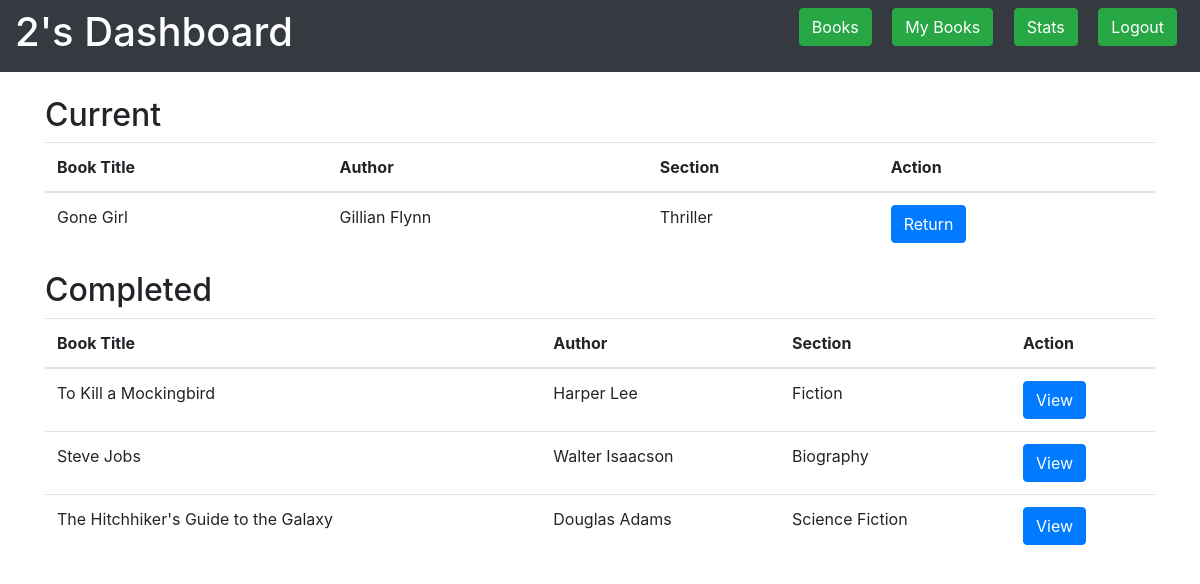
Page /users/2/userDashboard/myBooks on the committed database.
### tables this page shows
CREATE TABLE books (
                       id INTEGER PRIMARY KEY,
                       title TEXT NOT NULL,
                       author TEXT NOT NULL,
                       book_section INTEGER NOT NULL,
                       FOREIGN KEY (book_section) REFERENCES sections (id)
);

CREATE TABLE sections (
                          id INTEGER PRIMARY KEY,
                          title TEXT NOT NULL,
                          date_created TEXT NOT NULL,
                          description TEXT
);

### app/routes/user_routes.py (the view)
@user_bp.route('/users/<string:user_id>/userDashboard/myBooks',methods=['GET'])
def user_dashboard_my_books(user_id):
    my_completed_books_list = get_my_books_completed(user_id)
    my_current_books_list = get_my_books_current(user_id)
    return render_template('user_dashboard_my_books.html',user_id=user_id,my_completed_books=my_completed_books_list,my_current_books=my_current_books_list)

### app/services/books.py (called while the page is built)
def get_my_books_current(user_id):
    con = sqlite3.connect(DB_PATH)
    cur = con.cursor()
    cur.row_factory = sqlite3.Row
    cur.execute(
        "SELECT books.title,books.author,sections.title as section_name FROM user_books INNER JOIN books on books.id = user_books.book_id INNER JOIN sections on books.book_section = sections.id where user_books.user_id=? and returned_on is NULL",
        (user_id,))
    data = cur.fetchall()
    return data
    con.commit()
    con.close()

def get_my_books_completed(user_id):
    con = sqlite3.connect(DB_PATH)
    cur = con.cursor()
    cur.row_factory = sqlite3.Row
    cur.execute(
        "SELECT books.title,books.author,sections.title as section_name FROM user_books INNER JOIN books on books.id = user_books.book_id INNER JOIN sections on books.book_section = sections.id where user_books.user_id=? and returned_on is NOT NULL",
        (user_id,))
    data = cur.fetchall()
    return data
    con.commit()
    con.close()

### app/templates/user_dashboard_my_books.html (shortened to what this page needs)
<!DOCTYPE html>
<html lang="en">
<head>
    <link rel="stylesheet" href="https://stackpath.bootstrapcdn.com/bootstrap/4.5.2/css/bootstrap.min.css">
</head>
<body>
<div class="container-fluid bg-dark text-white py-2 header">
    <div class="row">
        <div class="col">
            <h1>{{ user_id }}'s Dashboard</h1>
        </div>
        <div class="col text-right">
            <form action="/users/{{ user_id }}/userDashboard/books" method="get" class="d-inline">
                <button type="submit" class="btn btn-success mx-2">Books</button>
            </form>
            <form action="/users/{{ user_id }}/userDashboard/myBooks" method="get" class="d-inline">
                <button type="submit" class="btn btn-success mx-2">My Books</button>
            </form>
            <form action="/users/{{ user_id }}/userDashboard/stats" method="get" class="d-inline">
                <button type="submit" class="btn btn-success mx-2">Stats</button>
            </form>
            <form action="/" method="get" class="d-inline">
                <button type="submit" class="btn btn-success mx-2">Logout</button>
            </form>
        </div>
    </div>
</div>
<div class="container mt-4">
    <h2>Current</h2>
    <table class="table">
        <thead>
        <tr>
            <th>Book Title</th>
            <th>Author</th>
            <th>Section</th>
            <th>Action</th>
        </tr>
        </thead>
        <tbody>
        {% for book in my_current_books %}
            <tr>
                <td>{{ book.title }}</td>
                <td>{{ book.author }}</td>
                <td>{{ book.section_name }}</td>
                <td>
                    <form action="/users/{{ user_id }}/userDashboard/myBooks/return" method="post">
                        <button type="submit" class="btn btn-primary">Return</button>
                    </form>
                </td>
            </tr>
        {% endfor %}
        </tbody>
    </table>
    <h2>Completed</h2>
    <table class="table">
        <thead>
        <tr>
            <th>Book Title</th>
            <th>Author</th>
            <th>Section</th>
            <th>Action</th>
        </tr>
        </thead>
        <tbody>
        {% for book in my_completed_books %}
            <tr>
                <td>{{ book.title }}</td>
                <td>{{ book.author }}</td>
                <td>{{ book.section_name }}</td>
                <td><button class="btn btn-primary">View</button></td>
            </tr>
        {% endfor %}
        </tbody>
    </table>
</div>
</body>
</html>

### app/templates/user_dashboard_my_books.html (style rules this page uses)
.header { padding-top: 20px; }

### rows in the picture
books: title "Gone Girl", author "Gillian Flynn", section_name "Thriller"
books: title "To Kill a Mockingbird", author "Harper Lee", section_name "Fiction"
books: title "Steve Jobs", author "Walter Isaacson", section_name "Biography"
books: title "The Hitchhiker's Guide to the Galaxy", author "Douglas Adams", section_name "Science Fiction"

### other values in the picture
{{ user_id }} "2"
